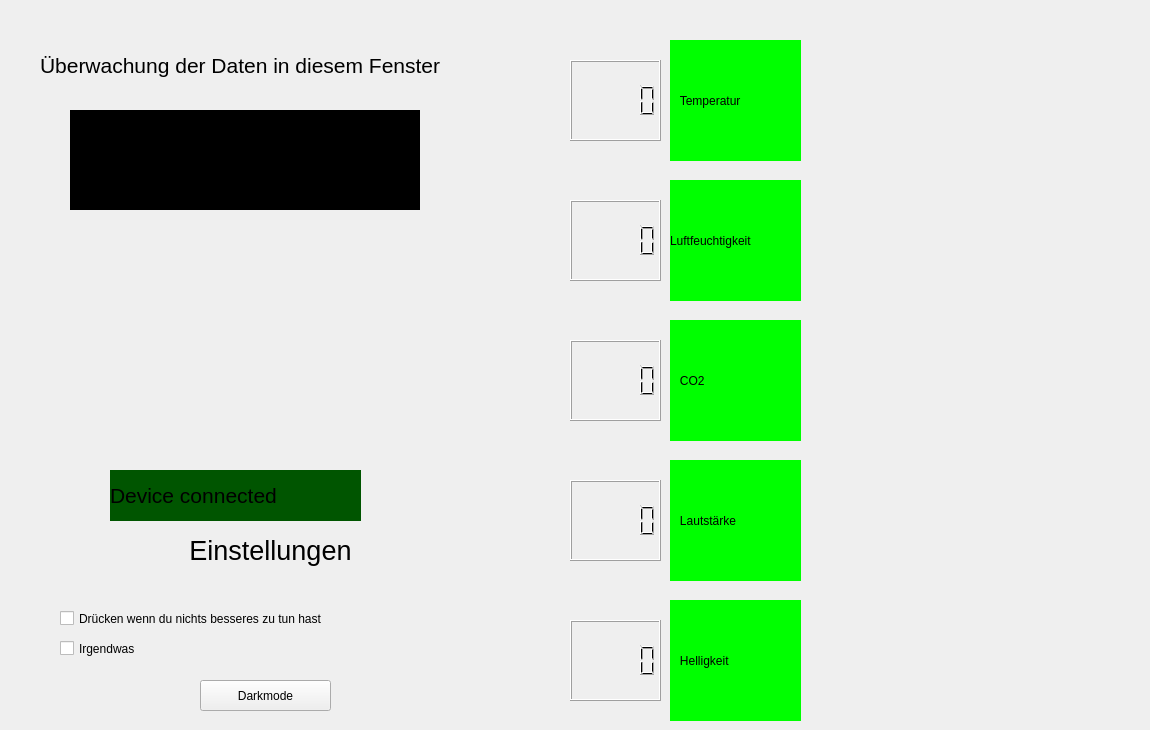
    <widget class="QWidget" name="develop">
     <widget class="QCheckBox" name="checkb2">
      <property name="geometry">
       <rect>
        <x>60</x>
        <y>640</y>
        <width>311</width>
        <height>17</height>
       </rect>
      </property>
      <property name="text">
       <string>Irgendwas</string>
      </property>
     </widget>
     <widget class="QLabel" name="hellampel">
      <property name="geometry">
       <rect>
        <x>670</x>
        <y>600</y>
        <width>131</width>
        <height>121</height>
       </rect>
      </property>
      <property name="styleSheet">
       <string notr="true">background-color: rgb(0, 255, 0);
font: 14pt &quot;MS Shell Dlg 2&quot;;</string>
      </property>
      <property name="text">
       <string>   Helligkeit</string>
      </property>
     </widget>
     <widget class="QLabel" name="tempampel">
      <property name="geometry">
       <rect>
        <x>670</x>
        <y>40</y>
        <width>131</width>
        <height>121</height>
       </rect>
      </property>
      <property name="styleSheet">
       <string notr="true">background-color: rgb(0, 255, 0);
font: 14pt &quot;MS Shell Dlg 2&quot;;</string>
      </property>
      <property name="text">
       <string>   Temperatur</string>
      </property>
     </widget>
     <widget class="QCheckBox" name="checkb1">
      <property name="geometry">
       <rect>
        <x>60</x>
        <y>610</y>
        <width>361</width>
        <height>17</height>
       </rect>
      </property>
      <property name="text">
       <string>Drücken wenn du nichts besseres zu tun hast</string>
      </property>
     </widget>
     <widget class="QLabel" name="info">
      <property name="geometry">
       <rect>
        <x>40</x>
        <y>30</y>
        <width>421</width>
        <height>71</height>
       </rect>
      </property>
      <property name="text">
       <string>&lt;html&gt;&lt;head/&gt;&lt;body&gt;&lt;p&gt;&lt;span style=&quot; font-size:16pt;&quot;&gt;Überwachung der Daten in diesem Fenster &lt;/span&gt;&lt;/p&gt;&lt;/body&gt;&lt;/html&gt;</string>
      </property>
     </widget>
     <widget class="QLCDNumber" name="tempanzei">
      <property name="geometry">
       <rect>
        <x>570</x>
        <y>60</y>
        <width>91</width>
        <height>81</height>
       </rect>
      </property>
      <property name="font">
       <font>
        <pointsize>14</pointsize>
       </font>
      </property>
     </widget>
     <widget class="QLabel" name="co2ampel">
      <property name="geometry">
       <rect>
        <x>670</x>
        <y>320</y>
        <width>131</width>
        <height>121</height>
       </rect>
      </property>
      <property name="styleSheet">
       <string notr="true">background-color: rgb(0, 255, 0);
font: 14pt &quot;MS Shell Dlg 2&quot;;</string>
      </property>
      <property name="text">
       <string>   CO2</string>
      </property>
     </widget>
     <widget class="QLabel" name="luftfeuchtampel">
      <property name="geometry">
       <rect>
        <x>670</x>
        <y>180</y>
        <width>131</width>
        <height>121</height>
       </rect>
      </property>
      <property name="styleSheet">
       <string notr="true">background-color: rgb(0, 255, 0);
font: 14pt &quot;MS Shell Dlg 2&quot;;</string>
      </property>
      <property name="text">
       <string>Luftfeuchtigkeit</string>
      </property>
     </widget>
     <widget class="PlotWidget" name="co2w" native="true">
      <property name="geometry">
       <rect>
        <x>820</x>
        <y>320</y>
        <width>321</width>
        <height>121</height>
       </rect>
      </property>
     </widget>
     <widget class="PlotWidget" name="tempw" native="true">
      <property name="geometry">
       <rect>
        <x>820</x>
        <y>40</y>
        <width>320</width>
        <height>120</height>
       </rect>
      </property>
     </widget>
     <widget class="QLCDNumber" name="lautanzei">
      <property name="geometry">
       <rect>
        <x>570</x>
        <y>480</y>
        <width>91</width>
        <height>81</height>
       </rect>
      </property>
      <property name="font">
       <font>
        <pointsize>14</pointsize>
       </font>
      </property>
     </widget>
     <widget class="QLabel" name="einlabel">
      <property name="geometry">
       <rect>
        <x>130</x>
        <y>510</y>
        <width>281</width>
        <height>81</height>
       </rect>
      </property>
      <property name="palette">
       <palette>
        <active>
         <colorrole role="WindowText">
          <brush brushstyle="SolidPattern">
           <color alpha="255">
            <red>0</red>
            <green>0</green>
            <blue>0</blue>
           </color>
          </brush>
         </colorrole>
         <colorrole role="Button">
          <brush brushstyle="SolidPattern">
           <color alpha="255">
            <red>255</red>
            <green>255</green>
            <blue>255</blue>
           </color>
          </brush>
         </colorrole>
         <colorrole role="Light">
          <brush brushstyle="SolidPattern">
           <color alpha="255">
            <red>255</red>
            <green>255</green>
            <blue>255</blue>
           </color>
          </brush>
         </colorrole>
         <colorrole role="Midlight">
          <brush brushstyle="SolidPattern">
           <color alpha="255">
            <red>255</red>
            <green>255</green>
            <blue>255</blue>
           </color>
          </brush>
         </colorrole>
         <colorrole role="Dark">
          <brush brushstyle="SolidPattern">
           <color alpha="255">
            <red>127</red>
            <green>127</green>
            <blue>127</blue>
           </color>
          </brush>
         </colorrole>
         <colorrole role="Mid">
          <brush brushstyle="SolidPattern">
           <color alpha="255">
            <red>170</red>
            <green>170</green>
            <blue>170</blue>
           </color>
          </brush>
         </colorrole>
         <colorrole role="Text">
          <brush brushstyle="SolidPattern">
           <color alpha="255">
            <red>0</red>
            <green>0</green>
            <blue>0</blue>
           </color>
          </brush>
         </colorrole>
         <colorrole role="BrightText">
          <brush brushstyle="SolidPattern">
           <color alpha="255">
            <red>255</red>
            <green>255</green>
            <blue>255</blue>
           </color>
          </brush>
         </colorrole>
         <colorrole role="ButtonText">
          <brush brushstyle="SolidPattern">
           <color alpha="255">
            <red>0</red>
            <green>0</green>
            <blue>0</blue>
           </color>
          </brush>
         </colorrole>
         <colorrole role="Base">
          <brush brushstyle="SolidPattern">
           <color alpha="255">
            <red>255</red>
            <green>255</green>
            <blue>255</blue>
           </color>
          </brush>
         </colorrole>
         <colorrole role="Window">
          <brush brushstyle="SolidPattern">
           <color alpha="255">
            <red>255</red>
            <green>255</green>
            <blue>255</blue>
           </color>
          </brush>
         </colorrole>
         <colorrole role="Shadow">
          <brush brushstyle="SolidPattern">
           <color alpha="255">
            <red>0</red>
            <green>0</green>
            <blue>0</blue>
           </color>
          </brush>
         </colorrole>
         <colorrole role="AlternateBase">
          <brush brushstyle="SolidPattern">
           <color alpha="255">
            <red>255</red>
            <green>255</green>
            <blue>255</blue>
           </color>
          </brush>
         </colorrole>
         <colorrole role="ToolTipBase">
          <brush brushstyle="SolidPattern">
           <color alpha="255">
            <red>255</red>
            <green>255</green>
            <blue>220</blue>
           </color>
          </brush>
         </colorrole>
         <colorrole role="ToolTipText">
          <brush brushstyle="SolidPattern">
           <color alpha="255">
            <red>0</red>
            <green>0</green>
            <blue>0</blue>
           </color>
          </brush>
         </colorrole>
        </active>
        <inactive>
         <colorrole role="WindowText">
          <brush brushstyle="SolidPattern">
           <color alpha="255">
            <red>0</red>
            <green>0</green>
            <blue>0</blue>
           </color>
          </brush>
         </colorrole>
         <colorrole role="Button">
          <brush brushstyle="SolidPattern">
           <color alpha="255">
            <red>255</red>
            <green>255</green>
            <blue>255</blue>
           </color>
          </brush>
         </colorrole>
         <colorrole role="Light">
          <brush brushstyle="SolidPattern">
           <color alpha="255">
            <red>255</red>
            <green>255</green>
            <blue>255</blue>
           </color>
          </brush>
         </colorrole>
         <colorrole role="Midlight">
          <brush brushstyle="SolidPattern">
           <color alpha="255">
            <red>255</red>
            <green>255</green>
            <blue>255</blue>
           </color>
          </brush>
         </colorrole>
         <colorrole role="Dark">
          <brush brushstyle="SolidPattern">
           <color alpha="255">
            <red>127</red>
            <green>127</green>
            <blue>127</blue>
           </color>
          </brush>
         </colorrole>
         <colorrole role="Mid">
          <brush brushstyle="SolidPattern">
           <color alpha="255">
            <red>170</red>
            <green>170</green>
            <blue>170</blue>
           </color>
          </brush>
         </colorrole>
         <colorrole role="Text">
          <brush brushstyle="SolidPattern">
           <color alpha="255">
            <red>0</red>
            <green>0</green>
            <blue>0</blue>
           </color>
          </brush>
         </colorrole>
         <colorrole role="BrightText">
          <brush brushstyle="SolidPattern">
           <color alpha="255">
            <red>255</red>
            <green>255</green>
            <blue>255</blue>
           </color>
          </brush>
         </colorrole>
         <colorrole role="ButtonText">
          <brush brushstyle="SolidPattern">
           <color alpha="255">
            <red>0</red>
            <green>0</green>
            <blue>0</blue>
           </color>
          </brush>
         </colorrole>
         <colorrole role="Base">
          <brush brushstyle="SolidPattern">
           <color alpha="255">
            <red>255</red>
            <green>255</green>
            <blue>255</blue>
           </color>
          </brush>
         </colorrole>
         <colorrole role="Window">
          <brush brushstyle="SolidPattern">
           <color alpha="255">
            <red>255</red>
            <green>255</green>
            <blue>255</blue>
           </color>
          </brush>
         </colorrole>
         <colorrole role="Shadow">
          <brush brushstyle="SolidPattern">
           <color alpha="255">
            <red>0</red>
            <green>0</green>
            <blue>0</blue>
           </color>
          </brush>
         </colorrole>
         <colorrole role="AlternateBase">
          <brush brushstyle="SolidPattern">
           <color alpha="255">
            <red>255</red>
            <green>255</green>
            <blue>255</blue>
           </color>
          </brush>
         </colorrole>
         <colorrole role="ToolTipBase">
          <brush brushstyle="SolidPattern">
           <color alpha="255">
            <red>255</red>
            <green>255</green>
            <blue>220</blue>
           </color>
          </brush>
         </colorrole>
         <colorrole role="ToolTipText">
          <brush brushstyle="SolidPattern">
           <color alpha="255">
            <red>0</red>
            <green>0</green>
            <blue>0</blue>
           </color>
          </brush>
         </colorrole>
        </inactive>
        <disabled>
         <colorrole role="WindowText">
          <brush brushstyle="SolidPattern">
           <color alpha="255">
            <red>127</red>
            <green>127</green>
            <blue>127</blue>
           </color>
          </brush>
         </colorrole>
         <colorrole role="Button">
          <brush brushstyle="SolidPattern">
           <color alpha="255">
            <red>255</red>
            <green>255</green>
            <blue>255</blue>
           </color>
          </brush>
         </colorrole>
         <colorrole role="Light">
          <brush brushstyle="SolidPattern">
           <color alpha="255">
            <red>255</red>
            <green>255</green>
            <blue>255</blue>
           </color>
          </brush>
         </colorrole>
         <colorrole role="Midlight">
          <brush brushstyle="SolidPattern">
           <color alpha="255">
            <red>255</red>
            <green>255</green>
            <blue>255</blue>
           </color>
          </brush>
         </colorrole>
         <colorrole role="Dark">
          <brush brushstyle="SolidPattern">
           <color alpha="255">
            <red>127</red>
            <green>127</green>
            <blue>127</blue>
           </color>
          </brush>
         </colorrole>
         <colorrole role="Mid">
          <brush brushstyle="SolidPattern">
           <color alpha="255">
            <red>170</red>
            <green>170</green>
            <blue>170</blue>
           </color>
          </brush>
         </colorrole>
         <colorrole role="Text">
          <brush brushstyle="SolidPattern">
           <color alpha="255">
            <red>127</red>
            <green>127</green>
            <blue>127</blue>
           </color>
          </brush>
         </colorrole>
         <colorrole role="BrightText">
          <brush brushstyle="SolidPattern">
           <color alpha="255">
            <red>255</red>
            <green>255</green>
            <blue>255</blue>
           </color>
          </brush>
         </colorrole>
         <colorrole role="ButtonText">
          <brush brushstyle="SolidPattern">
           <color alpha="255">
            <red>127</red>
            <green>127</green>
            <blue>127</blue>
           </color>
          </brush>
         </colorrole>
         <colorrole role="Base">
          <brush brushstyle="SolidPattern">
           <color alpha="255">
            <red>255</red>
            <green>255</green>
            <blue>255</blue>
           </color>
          </brush>
         </colorrole>
         <colorrole role="Window">
          <brush brushstyle="SolidPattern">
           <color alpha="255">
            <red>255</red>
            <green>255</green>
            <blue>255</blue>
           </color>
          </brush>
         </colorrole>
         <colorrole role="Shadow">
          <brush brushstyle="SolidPattern">
           <color alpha="255">
            <red>0</red>
            <green>0</green>
            <blue>0</blue>
           </color>
          </brush>
         </colorrole>
         <colorrole role="AlternateBase">
          <brush brushstyle="SolidPattern">
           <color alpha="255">
            <red>255</red>
            <green>255</green>
            <blue>255</blue>
           </color>
          </brush>
         </colorrole>
         <colorrole role="ToolTipBase">
          <brush brushstyle="SolidPattern">
           <color alpha="255">
            <red>255</red>
            <green>255</green>
            <blue>220</blue>
           </color>
          </brush>
         </colorrole>
         <colorrole role="ToolTipText">
          <brush brushstyle="SolidPattern">
           <color alpha="255">
            <red>0</red>
            <green>0</green>
            <blue>0</blue>
           </color>
          </brush>
         </colorrole>
        </disabled>
       </palette>
      </property>
      <property name="text">
       <string>&lt;html&gt;&lt;head/&gt;&lt;body&gt;&lt;p align=&quot;center&quot;&gt;&lt;span style=&quot; font-size:20pt;&quot;&gt;Einstellungen&lt;/span&gt;&lt;/p&gt;&lt;/body&gt;&lt;/html&gt;</string>
      </property>
     </widget>
     <widget class="QLabel" name="istdevcon">
      <property name="geometry">
       <rect>
        <x>110</x>
        <y>470</y>
        <width>251</width>
        <height>51</height>
       </rect>
      </property>
      <property name="font">
       <font>
        <pointsize>16</pointsize>
       </font>
      </property>
      <property name="styleSheet">
       <string notr="true">background-color: rgb(0, 85, 0);</string>
      </property>
      <property name="text">
       <string>Device connected</string>
      </property>
     </widget>
     <widget class="QLabel" name="bild">
      <property name="geometry">
       <rect>
        <x>110</x>
        <y>210</y>
        <width>256</width>
        <height>256</height>
       </rect>
      </property>
      <property name="text">
       <string/>
      </property>
      <property name="pixmap">
       <pixmap>icon.png</pixmap>
      </property>
      <property name="scaledContents">
       <bool>true</bool>
      </property>
     </widget>
     <widget class="PlotWidget" name="hellw" native="true">
      <property name="geometry">
       <rect>
        <x>820</x>
        <y>600</y>
        <width>321</width>
        <height>121</height>
       </rect>
      </property>
     </widget>
     <widget class="QLCDNumber" name="hellanzei">
      <property name="geometry">
       <rect>
        <x>570</x>
        <y>620</y>
        <width>91</width>
        <height>81</height>
       </rect>
      </property>
      <property name="font">
       <font>
        <pointsize>14</pointsize>
       </font>
      </property>
     </widget>
     <widget class="QPushButton" name="darkmodebutton">
      <property name="geometry">
       <rect>
        <x>200</x>
        <y>680</y>
        <width>131</width>
        <height>31</height>
       </rect>
      </property>
      <property name="text">
       <string>Darkmode</string>
      </property>
     </widget>
     <widget class="QLCDNumber" name="luftfeuchtanzei">
      <property name="geometry">
       <rect>
        <x>570</x>
        <y>200</y>
        <width>91</width>
        <height>81</height>
       </rect>
      </property>
      <property name="font">
       <font>
        <pointsize>14</pointsize>
       </font>
      </property>
     </widget>
     <widget class="QLabel" name="uhr">
      <property name="geometry">
       <rect>
        <x>70</x>
        <y>110</y>
        <width>350</width>
        <height>100</height>
       </rect>
      </property>
      <property name="palette">
       <palette>
        <active>
         <colorrole role="WindowText">
          <brush brushstyle="SolidPattern">
           <color alpha="255">
            <red>255</red>
            <green>255</green>
            <blue>255</blue>
           </color>
          </brush>
         </colorrole>
         <colorrole role="Button">
          <brush brushstyle="SolidPattern">
           <color alpha="255">
            <red>0</red>
            <green>0</green>
            <blue>0</blue>
           </color>
          </brush>
         </colorrole>
         <colorrole role="Light">
          <brush brushstyle="SolidPattern">
           <color alpha="255">
            <red>0</red>
            <green>0</green>
            <blue>0</blue>
           </color>
          </brush>
         </colorrole>
         <colorrole role="Midlight">
          <brush brushstyle="SolidPattern">
           <color alpha="255">
            <red>0</red>
            <green>0</green>
            <blue>0</blue>
           </color>
          </brush>
         </colorrole>
         <colorrole role="Dark">
          <brush brushstyle="SolidPattern">
           <color alpha="255">
            <red>0</red>
            <green>0</green>
            <blue>0</blue>
           </color>
          </brush>
         </colorrole>
         <colorrole role="Mid">
          <brush brushstyle="SolidPattern">
           <color alpha="255">
            <red>0</red>
            <green>0</green>
            <blue>0</blue>
           </color>
          </brush>
         </colorrole>
         <colorrole role="Text">
          <brush brushstyle="SolidPattern">
           <color alpha="255">
            <red>255</red>
            <green>255</green>
            <blue>255</blue>
           </color>
          </brush>
         </colorrole>
         <colorrole role="BrightText">
          <brush brushstyle="SolidPattern">
           <color alpha="255">
            <red>255</red>
            <green>255</green>
            <blue>255</blue>
           </color>
          </brush>
         </colorrole>
         <colorrole role="ButtonText">
          <brush brushstyle="SolidPattern">
           <color alpha="255">
            <red>255</red>
            <green>255</green>
            <blue>255</blue>
           </color>
          </brush>
         </colorrole>
         <colorrole role="Base">
          <brush brushstyle="SolidPattern">
           <color alpha="255">
            <red>0</red>
            <green>0</green>
            <blue>0</blue>
           </color>
          </brush>
         </colorrole>
         <colorrole role="Window">
          <brush brushstyle="SolidPattern">
           <color alpha="255">
            <red>0</red>
            <green>0</green>
            <blue>0</blue>
           </color>
          </brush>
         </colorrole>
         <colorrole role="Shadow">
          <brush brushstyle="SolidPattern">
           <color alpha="255">
            <red>0</red>
            <green>0</green>
            <blue>0</blue>
           </color>
          </brush>
         </colorrole>
         <colorrole role="AlternateBase">
          <brush brushstyle="SolidPattern">
           <color alpha="255">
            <red>0</red>
            <green>0</green>
            <blue>0</blue>
           </color>
          </brush>
         </colorrole>
         <colorrole role="ToolTipBase">
          <brush brushstyle="SolidPattern">
           <color alpha="255">
            <red>255</red>
            <green>255</green>
            <blue>220</blue>
           </color>
          </brush>
         </colorrole>
         <colorrole role="ToolTipText">
          <brush brushstyle="SolidPattern">
           <color alpha="255">
            <red>0</red>
            <green>0</green>
            <blue>0</blue>
           </color>
          </brush>
         </colorrole>
        </active>
        <inactive>
         <colorrole role="WindowText">
          <brush brushstyle="SolidPattern">
           <color alpha="255">
            <red>255</red>
            <green>255</green>
            <blue>255</blue>
           </color>
          </brush>
         </colorrole>
         <colorrole role="Button">
          <brush brushstyle="SolidPattern">
           <color alpha="255">
            <red>0</red>
            <green>0</green>
            <blue>0</blue>
           </color>
          </brush>
         </colorrole>
         <colorrole role="Light">
          <brush brushstyle="SolidPattern">
           <color alpha="255">
            <red>0</red>
            <green>0</green>
            <blue>0</blue>
           </color>
          </brush>
         </colorrole>
         <colorrole role="Midlight">
          <brush brushstyle="SolidPattern">
           <color alpha="255">
            <red>0</red>
            <green>0</green>
            <blue>0</blue>
           </color>
          </brush>
         </colorrole>
         <colorrole role="Dark">
          <brush brushstyle="SolidPattern">
           <color alpha="255">
            <red>0</red>
            <green>0</green>
            <blue>0</blue>
           </color>
          </brush>
         </colorrole>
         <colorrole role="Mid">
          <brush brushstyle="SolidPattern">
           <color alpha="255">
            <red>0</red>
            <green>0</green>
            <blue>0</blue>
           </color>
          </brush>
         </colorrole>
         <colorrole role="Text">
          <brush brushstyle="SolidPattern">
           <color alpha="255">
            <red>255</red>
            <green>255</green>
            <blue>255</blue>
           </color>
          </brush>
         </colorrole>
         <colorrole role="BrightText">
          <brush brushstyle="SolidPattern">
           <color alpha="255">
            <red>255</red>
            <green>255</green>
            <blue>255</blue>
           </color>
          </brush>
         </colorrole>
         <colorrole role="ButtonText">
          <brush brushstyle="SolidPattern">
           <color alpha="255">
            <red>255</red>
            <green>255</green>
            <blue>255</blue>
           </color>
          </brush>
         </colorrole>
         <colorrole role="Base">
          <brush brushstyle="SolidPattern">
           <color alpha="255">
            <red>0</red>
            <green>0</green>
            <blue>0</blue>
           </color>
          </brush>
         </colorrole>
         <colorrole role="Window">
          <brush brushstyle="SolidPattern">
           <color alpha="255">
            <red>0</red>
            <green>0</green>
            <blue>0</blue>
           </color>
          </brush>
         </colorrole>
         <colorrole role="Shadow">
          <brush brushstyle="SolidPattern">
           <color alpha="255">
            <red>0</red>
            <green>0</green>
            <blue>0</blue>
           </color>
          </brush>
         </colorrole>
         <colorrole role="AlternateBase">
          <brush brushstyle="SolidPattern">
           <color alpha="255">
            <red>0</red>
            <green>0</green>
            <blue>0</blue>
           </color>
          </brush>
         </colorrole>
         <colorrole role="ToolTipBase">
          <brush brushstyle="SolidPattern">
           <color alpha="255">
            <red>255</red>
            <green>255</green>
            <blue>220</blue>
           </color>
          </brush>
         </colorrole>
         <colorrole role="ToolTipText">
          <brush brushstyle="SolidPattern">
           <color alpha="255">
            <red>0</red>
            <green>0</green>
            <blue>0</blue>
           </color>
          </brush>
         </colorrole>
        </inactive>
        <disabled>
         <colorrole role="WindowText">
          <brush brushstyle="SolidPattern">
           <color alpha="255">
            <red>0</red>
            <green>0</green>
            <blue>0</blue>
           </color>
          </brush>
         </colorrole>
         <colorrole role="Button">
          <brush brushstyle="SolidPattern">
           <color alpha="255">
            <red>0</red>
            <green>0</green>
            <blue>0</blue>
           </color>
          </brush>
         </colorrole>
         <colorrole role="Light">
          <brush brushstyle="SolidPattern">
           <color alpha="255">
            <red>0</red>
            <green>0</green>
            <blue>0</blue>
           </color>
          </brush>
         </colorrole>
         <colorrole role="Midlight">
          <brush brushstyle="SolidPattern">
           <color alpha="255">
            <red>0</red>
            <green>0</green>
            <blue>0</blue>
           </color>
          </brush>
         </colorrole>
         <colorrole role="Dark">
          <brush brushstyle="SolidPattern">
           <color alpha="255">
            <red>0</red>
            <green>0</green>
            <blue>0</blue>
           </color>
          </brush>
         </colorrole>
         <colorrole role="Mid">
          <brush brushstyle="SolidPattern">
           <color alpha="255">
            <red>0</red>
            <green>0</green>
            <blue>0</blue>
           </color>
          </brush>
         </colorrole>
         <colorrole role="Text">
          <brush brushstyle="SolidPattern">
           <color alpha="255">
            <red>0</red>
            <green>0</green>
            <blue>0</blue>
           </color>
          </brush>
         </colorrole>
         <colorrole role="BrightText">
          <brush brushstyle="SolidPattern">
           <color alpha="255">
            <red>255</red>
            <green>255</green>
            <blue>255</blue>
           </color>
          </brush>
         </colorrole>
         <colorrole role="ButtonText">
          <brush brushstyle="SolidPattern">
           <color alpha="255">
            <red>0</red>
            <green>0</green>
            <blue>0</blue>
           </color>
          </brush>
         </colorrole>
         <colorrole role="Base">
          <brush brushstyle="SolidPattern">
           <color alpha="255">
            <red>0</red>
            <green>0</green>
            <blue>0</blue>
           </color>
          </brush>
         </colorrole>
         <colorrole role="Window">
          <brush brushstyle="SolidPattern">
           <color alpha="255">
            <red>0</red>
            <green>0</green>
            <blue>0</blue>
           </color>
          </brush>
         </colorrole>
         <colorrole role="Shadow">
          <brush brushstyle="SolidPattern">
           <color alpha="255">
            <red>0</red>
            <green>0</green>
            <blue>0</blue>
           </color>
          </brush>
         </colorrole>
         <colorrole role="AlternateBase">
          <brush brushstyle="SolidPattern">
           <color alpha="255">
            <red>0</red>
            <green>0</green>
            <blue>0</blue>
           </color>
          </brush>
         </colorrole>
         <colorrole role="ToolTipBase">
          <brush brushstyle="SolidPattern">
           <color alpha="255">
            <red>255</red>
            <green>255</green>
            <blue>220</blue>
           </color>
          </brush>
         </colorrole>
         <colorrole role="ToolTipText">
          <brush brushstyle="SolidPattern">
           <color alpha="255">
            <red>0</red>
            <green>0</green>
            <blue>0</blue>
           </color>
          </brush>
         </colorrole>
        </disabled>
       </palette>
      </property>
      <property name="styleSheet">
       <string notr="true">background-color: rgb(0, 0, 0);</string>
      </property>
      <property name="text">
       <string/>
      </property>
     </widget>
     <widget class="QLabel" name="lautampel">
      <property name="geometry">
       <rect>
        <x>670</x>
        <y>460</y>
        <width>131</width>
        <height>121</height>
       </rect>
      </property>
      <property name="styleSheet">
       <string notr="true">background-color: rgb(0, 255, 0);
font: 14pt &quot;MS Shell Dlg 2&quot;;</string>
      </property>
      <property name="text">
       <string>   Lautstärke</string>
      </property>
     </widget>
     <widget class="PlotWidget" name="luftfeuchtw" native="true">
      <property name="geometry">
       <rect>
        <x>820</x>
        <y>180</y>
        <width>320</width>
        <height>120</height>
       </rect>
      </property>
     </widget>
     <widget class="QLCDNumber" name="co2anzei">
      <property name="geometry">
       <rect>
        <x>570</x>
        <y>340</y>
        <width>91</width>
        <height>81</height>
       </rect>
      </property>
      <property name="font">
       <font>
        <pointsize>14</pointsize>
       </font>
      </property>
     </widget>
     <widget class="PlotWidget" name="lautw" native="true">
      <property name="geometry">
       <rect>
        <x>820</x>
        <y>460</y>
        <width>321</width>
        <height>121</height>
       </rect>
      </property>
     </widget>
    </widget>
